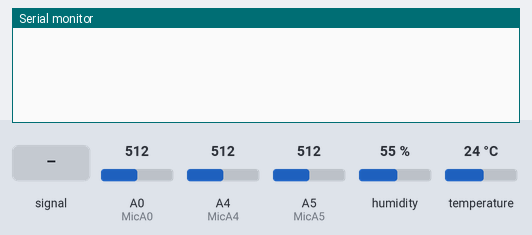
This sketch was run on a simulated Arduino Uno, built with avr-gcc and run on an emulated ATmega328P. Parts: the last lines printed to the serial monitor. Inputs (shaded band) come from the test bench; at power-on: A0 (MicA0) = 512, A5 (MicA5) = 512, A4 (MicA4) = 512, humidity 55 %, temperature 24 °C.

Above: at 1.2 s.
1.3 s: A0 (MicA0) fed a 200 Hz sine of ±255 counts around its level
At 3.2 s:
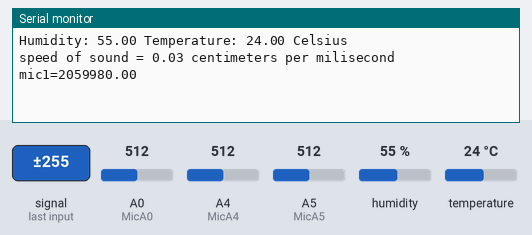
3.5 s: A4 (MicA4) fed a 200 Hz sine of ±255 counts around its level
At 4.7 s:
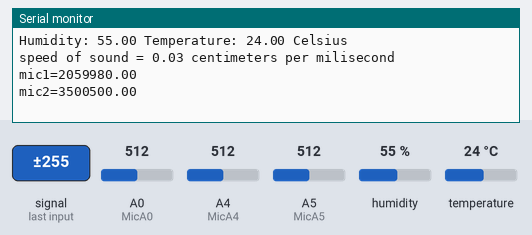
5.0 s: A5 (MicA5) fed a 200 Hz sine of ±255 counts around its level
At 5.8 s:
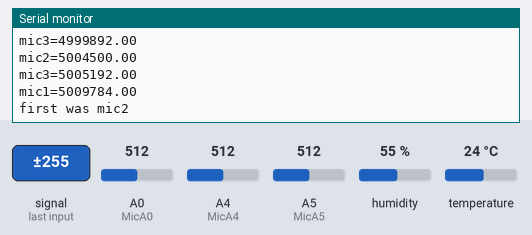
7.5 s: A0 (MicA0) set to 716
At 8.8 s:
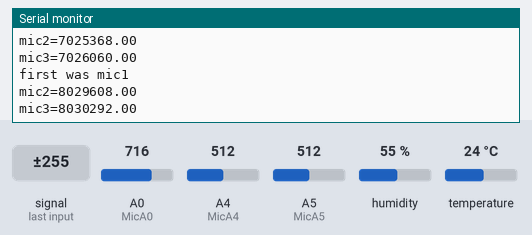
9.0 s: A0 (MicA0) fed a 1000 Hz sine of ±255 counts around its level
At 9.7 s:
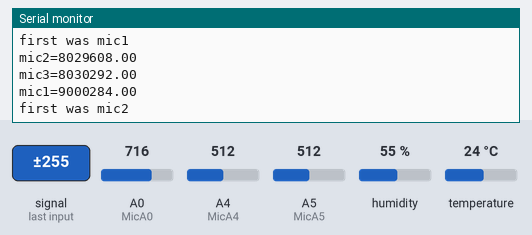
10.5 s: A5 (MicA5) set to 716
At 11.6 s:
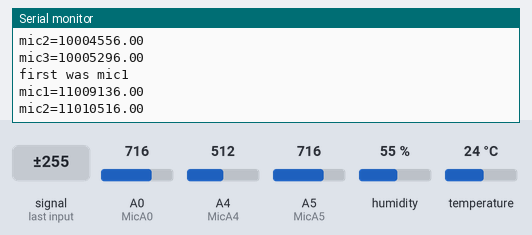
Timing chart, 0 to 13.0 s (numbered marks = the images above; inputs shaded):
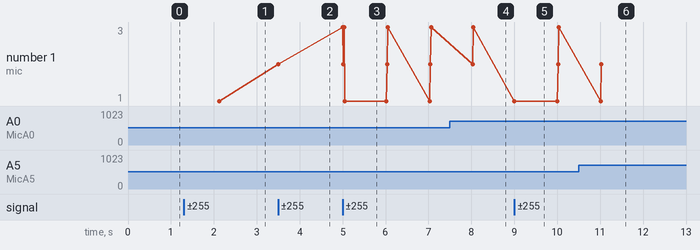

Measured:
- after the input at 1.3 s, the serial monitor: prints a new line after 0.82 s (image 1)
- after the input at 3.5 s, the serial monitor: prints a new line at once (image 2)
- after the input at 5.0 s, the serial monitor: prints a new line at once (image 3)
- after the input at 7.5 s, the serial monitor: prints a new line after 0.53 s (image 4)
- after the input at 9.0 s, the serial monitor: prints a new line at once (image 5)
- after the input at 10.5 s, the serial monitor: prints a new line after 0.53 s (image 6)
- plotted number 1: 1 → 2 after the input at 3.5 s, 2 → 3 after the input at 5.0 s

The sketch:

ArduinoTimeMicDistance.lnk.ino
```cpp
#include <Servo.h>
#include <DHT.h>

#define DHTPIN 3
#define DHTTYPE DHT11

// global variables
float hum;  // humidity var
float temp; //temperature var

float SoundSpeed;
float SoundSpeedCm;
//int iterations = 5;

// variables to store the time whenever the mic is activated
float TimeMicA0;
float TimeMicA4;
float TimeMicA5;

// variables of which microphone was first/second/third
float First;
float Second;
float Third;

//unsigned long time = micros(); // taking time of the program started in microseconds

//bools to take time only when the mics are hit // or the sensor
boolean HitMicA0 = false;
boolean HitMicA4 = false;
boolean HitMicA5 = false;
bool Sensor = false;

//  variables for all 3 mics + analog input attach
int MicA0 = A0;
int MicA0Val1 = 0;
int MicA0Val2 = 0;

int MicA4 = A4;
int MicA4Val1 = 0;
int MicA4Val2 = 0;

int MicA5 = A5;
int MicA5Val1 = 0;
int MicA5Val2 = 0;

// declearing a sevo and sensor from their classes
Servo Servo1;
DHT dht(DHTPIN, DHTTYPE);// declearing sensor

void setup() {
 // Servo1.attach(servoPin);

  //attaching the imput to the analog IN on the arduinos
  pinMode(MicA0, INPUT);
  pinMode(MicA4, INPUT);
  pinMode(MicA5, INPUT);
  Serial.begin(9600);
  dht.begin();//sensor

}

void loop() {
  //  assigning the variables to be red form the different microphones

  MicA0Val1 = analogRead(MicA0);
  MicA0Val2 = analogRead(MicA0);
  MicA4Val1 = analogRead(MicA4);
  MicA4Val2 = analogRead(MicA4);
  MicA5Val1 = analogRead(MicA5);
  MicA5Val2 = analogRead(MicA5);

  TempHumSensor(); // sensor function

  Ready();

  //Serial.println(MicValue1);
  //Serial.println(MicVal1);
  //Serial.println(MicPin2Val1);


  //Serial.println("first was ");
  //Serial.println(First);


  //Serial.println(TimeMic1);
  //Serial.println(TimeMic2);

}
void TempHumSensor(){// function of the sensor
  if (Sensor==false){// just an if statement to execute the code only once
    delay(2000);
    hum = dht.readHumidity(); // attaching value to hum variable thru reading humidity from the sensor
    temp = dht.readTemperature(); // attaching value to temp variable thru reading temperature from the sensor

    SoundSpeed = 331.4+(0.606*temp)+(0.0124*hum);// equation for the speed of sound
    SoundSpeedCm = SoundSpeed/10000; // calculating speed of sound in milisec
    Serial.print("Humidity: ");
    Serial.print(hum);
    Serial.print(" Temperature: ");
    Serial.print(temp);
    Serial.println(" Celsius");
    Serial.print("speed of sound = ");
    Serial.print(SoundSpeedCm);
    Serial.println(" centimeters per milisecond ");
    Sensor=true; // bool to true to execute once
  }
}
void Ready() {
  if (MicA0Val2 - MicA0Val1 > 20 && HitMicA0 == false ) {
    TakeTimeMic(MicA0);
  }
  if (MicA4Val2 - MicA4Val1 > 20  && HitMicA4 == false ) {
    TakeTimeMic(MicA4);
  }
  if (MicA5Val2 - MicA5Val1 > 20 && HitMicA5 == false) {
    TakeTimeMic(MicA5);
  }
  if (HitMicA0 == true && HitMicA4 == true && HitMicA5 == true) {
    //If the time differences in the mic recordings is less than X microseconds compare else mark microphones as non hit
    if(abs(TimeMicA0-TimeMicA4)<1000000&&abs(TimeMicA4-TimeMicA5)<1000000){
      Compare();
      delay(1000);
      //break;
    }
    else{
      HitMicA0 = false;
      HitMicA4 = false;
      HitMicA5 = false;
    }
  }
}

void Compare() {
  if (TimeMicA0 < TimeMicA4 && TimeMicA0 <TimeMicA5) {
    First = TimeMicA0;
    Serial.println("first was mic1");
    Servo1.write(0);
  }
  if (TimeMicA4 < TimeMicA0 && TimeMicA4 < TimeMicA5) {
    First = TimeMicA4;
    Serial.println("first was mic2");
    Servo1.write(180);

  }
  if ( TimeMicA5< TimeMicA0 && TimeMicA5 < TimeMicA4) {
    First = TimeMicA5;
    Serial.println("first was mic3");
    Servo1.write(180);
  }

  Servo1.write(90);
  TimeMicA0 = 0;
  TimeMicA4 = 0;
  TimeMicA5 = 0;

  HitMicA0 = false;
  HitMicA4 = false;
  HitMicA5 = false;

}


/*void TakeTimeMic1() { // taking the time mike 1 is hit
  unsigned long time = micros();
  TimeMic1 = time;
  Serial.print("mic1=");
  Serial.println(TimeMic1);

  Hit1 = true;
  //return TimeMic1;
}*/

void TakeTimeMic(int mic){
  switch(mic){
    case A0:
      TimeMicA0 = micros();
      Serial.print("mic1=");
      Serial.println(TimeMicA0);
      HitMicA0 = true;
    break;
    case A4:
      TimeMicA4 = micros();
      Serial.print("mic2=");
      Serial.println(TimeMicA4);
      // Serial.print(TimeMicA4);
      HitMicA4 = true;
    break;
    case A5:
      TimeMicA5 = micros();
      Serial.print("mic3=");
      Serial.println(TimeMicA5);
      // Serial.print(TimeMicA4);
      HitMicA5 = true;
    break;
  }
}
```
